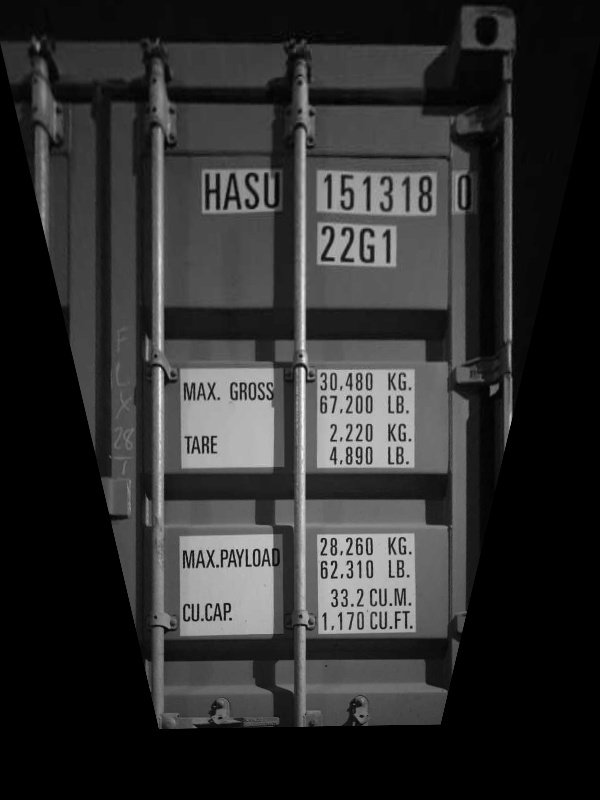
#> input picture utils_test/deskew/deskewed_0001.jpg, 600 x 800 px
$ python -i get_contours.py   (imports and definitions only)   (older library calls are emulated)
#> lines starting #> are read from the running program, lines starting #| are printed output that depends on the picture; after the words box and inside, x2 and y2 are one past the last pixel; in counts of white or black regions, pixels touching at a corner belong together
#> further down, picture is the input picture: shape (800, 600); min 0, max 250, mean 46.8
import cv2


def get_contours(gray):
    ret, im_th = cv2.threshold(gray, 90, 255, cv2.THRESH_BINARY_INV)
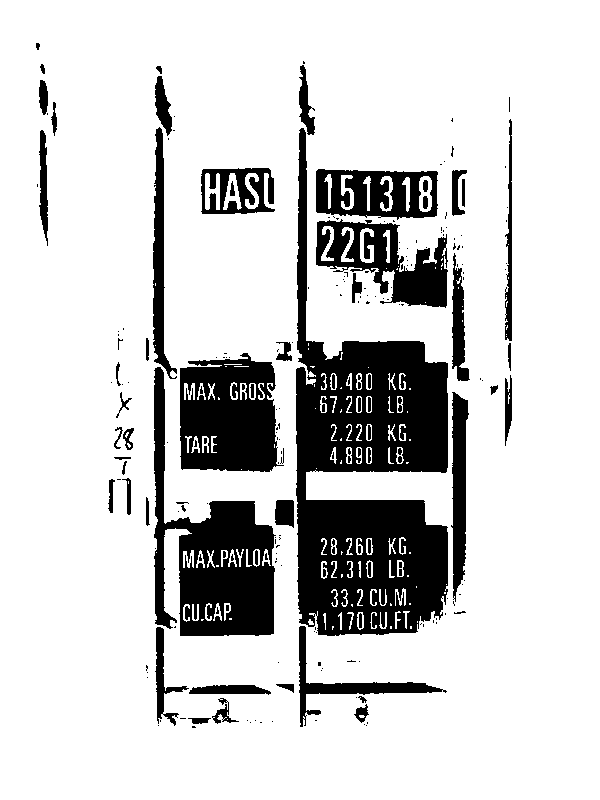
#> im_th: shape (800, 600); 81.7% white; 232 black regions (162 under 20 px), largest, box (x1, y1, x2, y2) and area: (296, 128, 448, 636) 35869, (154, 367, 276, 636) 13129, (180, 353, 284, 472) 9363
    im2, ctrs, hier = cv2.findContours(im_th.copy(), cv2.RETR_EXTERNAL, cv2.CHAIN_APPROX_SIMPLE)
#> ctrs = [[[0, 0], [0, 799], [599, 799], [599, 0]]]
    #ctrs, hier = cv2.findContours(im_th.copy(), cv2.RETR_EXTERNAL, cv2.CHAIN_APPROX_SIMPLE)

    # Get rectangles contains each contour
    rects = [cv2.boundingRect(ctr) for ctr in ctrs]
#> rects = [(0, 0, 600, 800)]
    print (rects)
#| [(0, 0, 600, 800)]
    # For each rectangular region, calculate HOG features and predict
    # the digit using Linear SVM.
    for rect in rects:
        # Draw the rectangles
        cv2.rectangle(gray, (rect[0], rect[1]), (rect[0] + rect[2], rect[1] + rect[3]), (0, 255, 0), 3)
        # Make the rectangular region around the digit
        leng = int(rect[3] * 1.6)
        pt1 = int(rect[1] + rect[3] // 2 - leng // 2)
        pt2 = int(rect[0] + rect[2] // 2 - leng // 2)
        roi = gray[pt1:pt1+leng, pt2:pt2+leng]
#> this loop made 1 pass
#> (rect, leng, pt1, pt2) on pass 1: ((0, 0, 600, 800), 1280, -240, -340)
#> pass 1, in get_contours, `roi = gray[pt1:pt1+leng, pt2:pt2+leng]`:
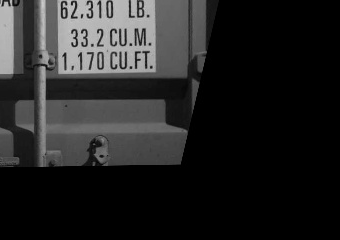
#> roi: shape (240, 340); min 0, max 208, mean 36.3
#> after the loop: gray: shape (800, 600); 0.43% of pixels changed, all inside (x1, y1, x2, y2) = (0, 0, 600, 80)
        # Resize the image
        #roi = cv2.resize(roi, (28, 28), interpolation=cv2.INTER_AREA)
        #roi = cv2.dilate(roi, (3, 3))
        # Calculate the HOG features
    cv2.imshow("contours:", im2)

>>> import cv2
>>> picture = cv2.imread('deskew/deskewed_0001.jpg', cv2.IMREAD_GRAYSCALE)
>>> result = get_contours(picture)

$ run again, on utils_test/deskew/deskewed_0003.jpg
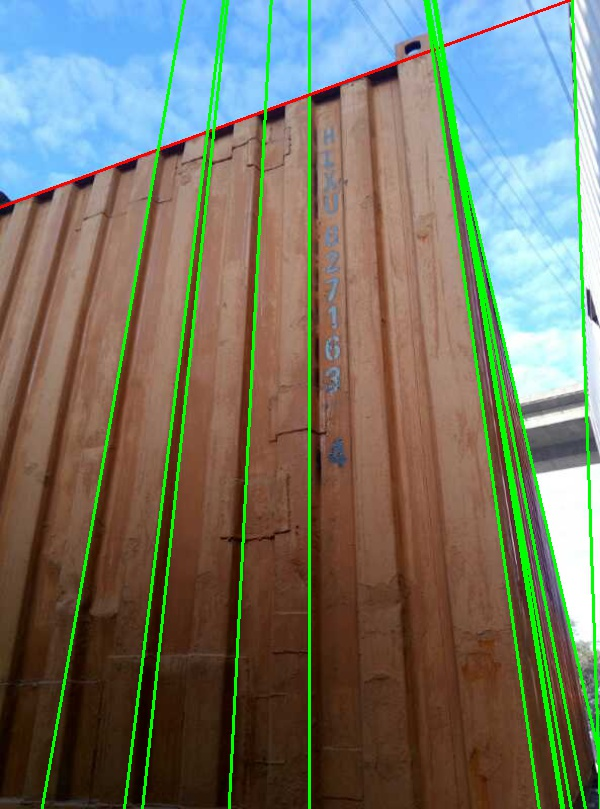
#> input picture utils_test/deskew/deskewed_0003.jpg, 600 x 809 px
#> in get_contours, `ret, im_th = cv2.threshold(gray, 90, 255, cv2.THRESH_BINARY_INV)`:
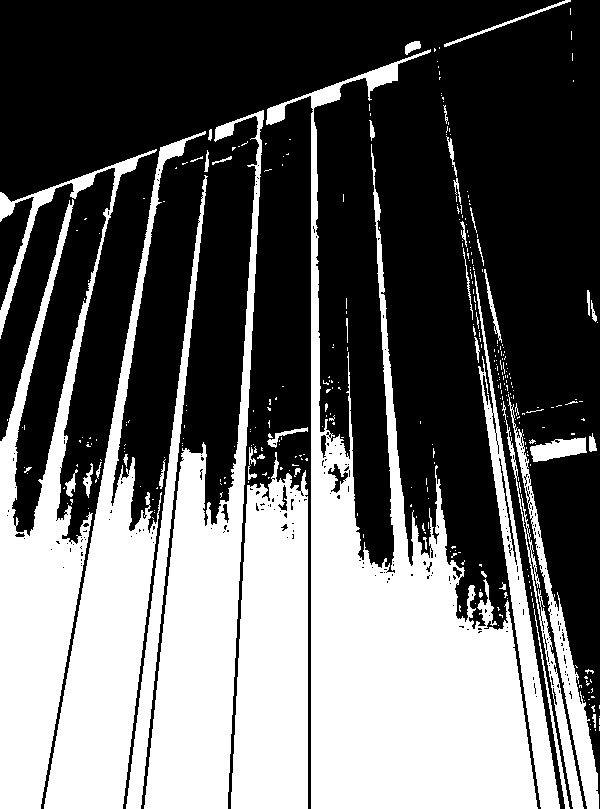
#> im_th: shape (809, 600); 39.2% white; 360 white regions (311 under 20 px)
#> ctrs = 360 contours, 328 with area under 20; largest, box (x1, y1, x2, y2) and area: (266, 49, 538, 809) 61310, (144, 110, 264, 809) 26688, (0, 149, 157, 809) 26158, (44, 131, 206, 809) 24419, (231, 452, 308, 809) 22028
#> rects = 360 items, first 6: (595, 729, 1, 2), (590, 729, 1, 1), (599, 726, 1, 5), (590, 724, 1, 1), (599, 718, 1, 7), (599, 716, 1, 1)
#> (printed output is left out)
#> the loop in get_contours, `for rect in rects:` made 360 passes
#> (rect, leng, pt1, pt2, roi) on passes 1, 2, 4: ((595, 729, 1, 2), 3, 729, 594, [[0, 0, 0], [0, 0, 0], [0, 0, 0]]), ((590, 729, 1, 1), 1, 729, 590, [0]), ((590, 724, 1, 1), 1, 724, 590, [0])
#> after the loop in get_contours, `for rect in rects:`:
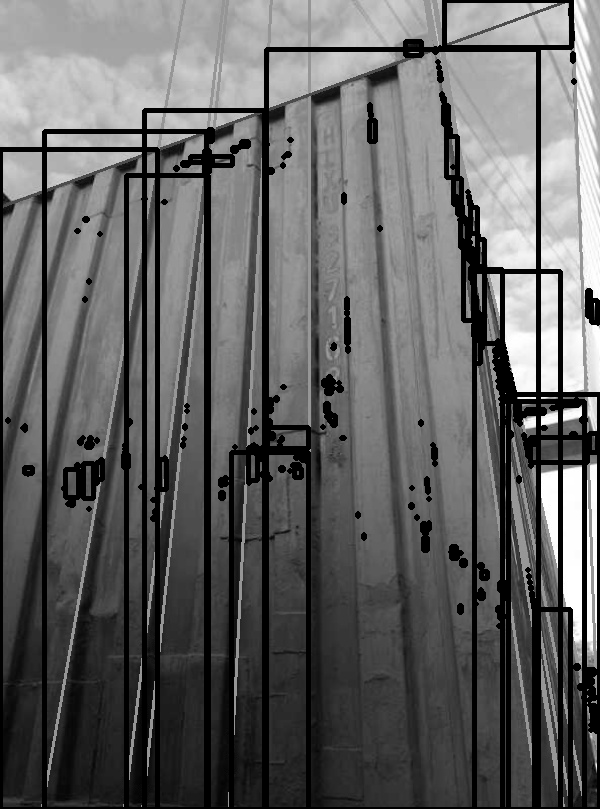
#> gray: shape (809, 600); min 0, max 255, mean 98.5

$ run again, on utils_test/deskew/deskewed_0004.jpg
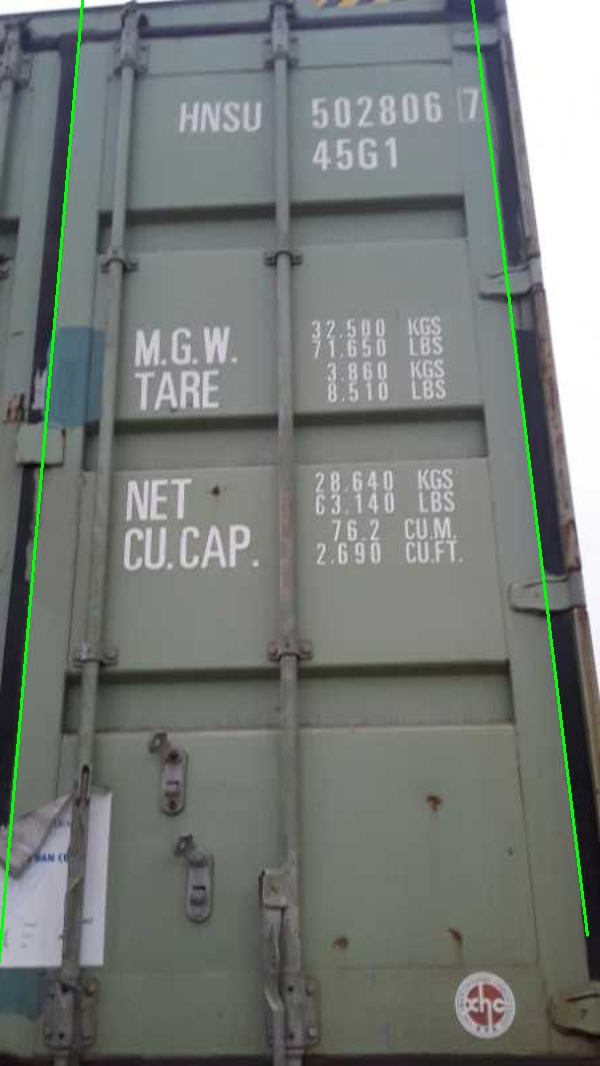
#> input picture utils_test/deskew/deskewed_0004.jpg, 600 x 1066 px
#> in get_contours, `ret, im_th = cv2.threshold(gray, 90, 255, cv2.THRESH_BINARY_INV)`:
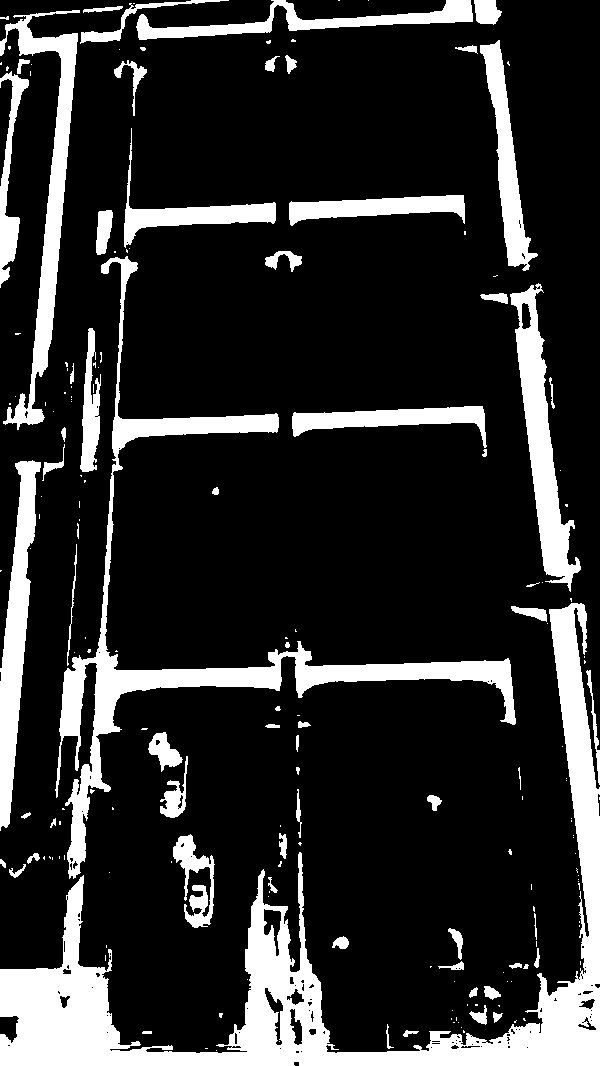
#> im_th: shape (1066, 600); 17.8% white; 187 white regions (119 under 20 px)
#> ctrs = 186 contours, 130 with area under 20; largest, box (x1, y1, x2, y2) and area: (0, 603, 600, 1066) 42291, (55, 256, 516, 879) 17358, (510, 283, 581, 592) 6826, (0, 10, 80, 430) 6718, (0, 460, 41, 831) 6057
#> rects = 186 items, first 6: (216, 1050, 1, 1), (205, 1048, 3, 1), (142, 1031, 10, 3), (463, 1030, 2, 3), (403, 1030, 16, 7), (461, 1027, 1, 1)
#> (printed output is left out)
#> the loop in get_contours, `for rect in rects:` made 186 passes
#> (rect, leng, pt1, pt2, roi) on passes 1 to 3: ((216, 1050, 1, 1), 1, 1050, 216, [0]), ((205, 1048, 3, 1), 1, 1048, 206, [0]), ((142, 1031, 10, 3), 4, 1030, 145, [[0, 0, 0, 0], [0, 0, 0, 0], [0, 0, 0, 0], [0, 0, 0, 0]])
#> after the loop in get_contours, `for rect in rects:`:
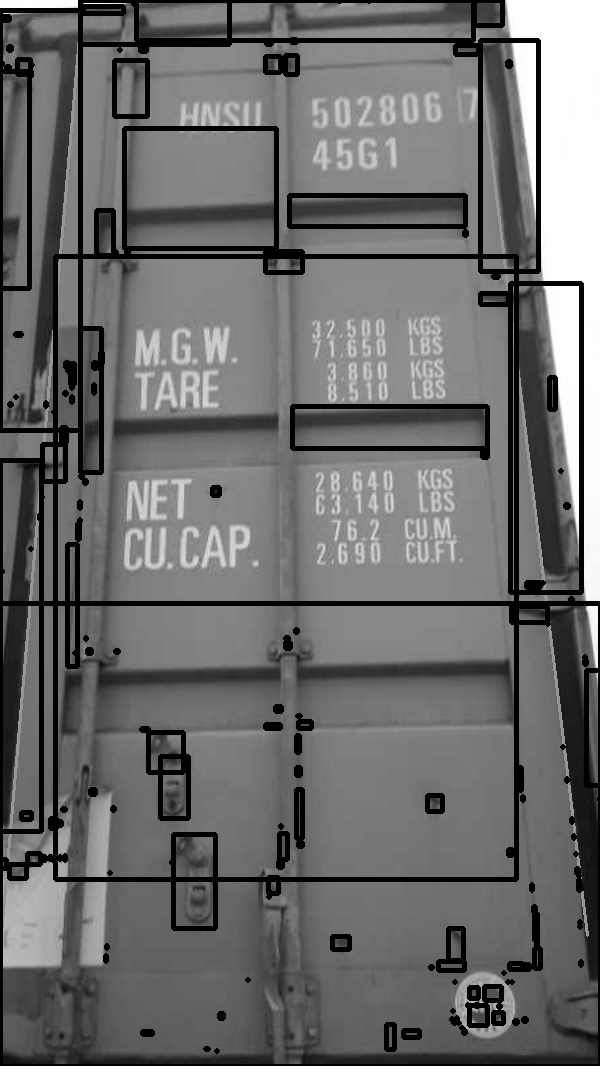
#> gray: shape (1066, 600); min 0, max 255, mean 108
